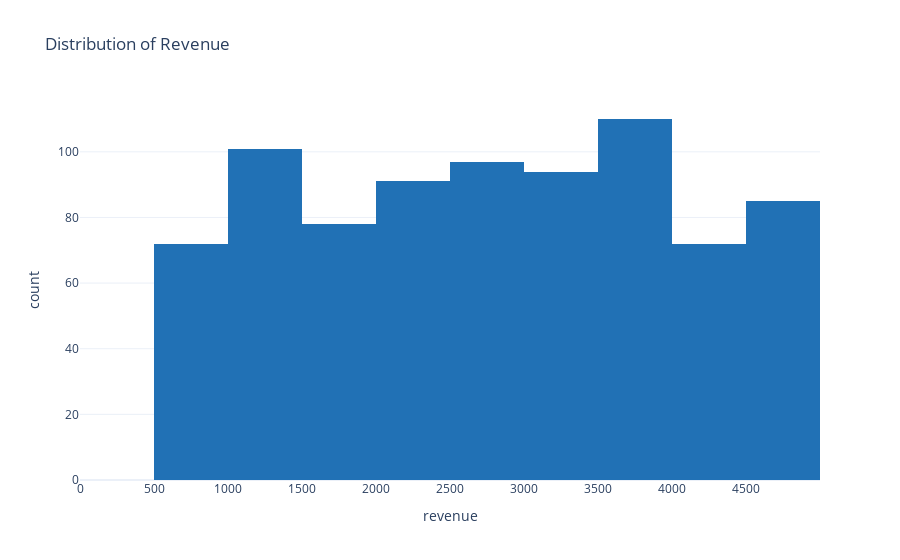

Notebook source saved alongside this figure:
### Code cell
fig = px.histogram(data,
                   x = "revenue",
                   nbins = 20,
                   title = 'Distribution of Revenue')

fig.update_xaxes(range=[0, fig.data[0].x.max()], showline=False, zeroline=False)

fig.update_traces(marker_color= '#2171b5')  

fig.show()

### Figure 1 — Plotly figure (JSON) as saved in the notebook; plotly's stock layout.template omitted (floating-point values rounded to 4 significant figures; data arrays with more than 128 entries replaced by an {"elided": "..."} marker saying what was removed)
{"data": [{"alignmentgroup": "True", "bingroup": "x", "hovertemplate": "revenue=%{x}<br>count=%{y}<extra></extra>", "legendgroup": "", "marker": {"color": "#2171b5", "pattern": {"shape": ""}}, "name": "", "nbinsx": 20, "offsetgroup": "", "orientation": "v", "showlegend": false, "type": "histogram", "x": {"elided": "800 int values"}, "xaxis": "x", "yaxis": "y"}], "layout": {"autosize": true, "barmode": "relative", "legend": {"tracegroupgap": 0}, "title": {"text": "Distribution of Revenue"}, "xaxis": {"anchor": "y", "domain": [0, 1], "range": [0, 4998], "showline": false, "title": {"text": "revenue"}, "type": "linear", "zeroline": false}, "yaxis": {"anchor": "x", "autorange": true, "domain": [0, 1], "range": [0, 115.8], "title": {"text": "count"}}}}
